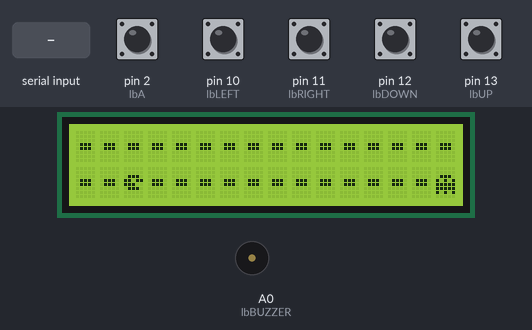
A sketch run on a simulated Arduino Uno, built with avr-gcc and run on an emulated ATmega328P. Shown: 16×2 character LCD, buzzer (waves = sounding, pin HIGH). Inputs (shaded band) come from the test bench; at power-on: pin 2 (lbA), pin 10 (lbLEFT), pin 11 (lbRIGHT), pin 12 (lbDOWN), pin 13 (lbUP) HIGH. What the sketch prints to the serial monitor is not drawn.

Above: at 7.6 s.
7.7 s: pin 11 (lbRIGHT) pulled LOW for 1 s
At 9.9 s:
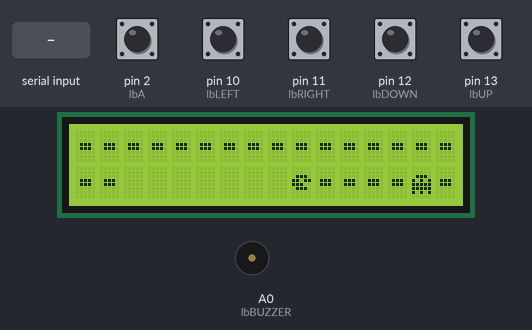
10.2 s: pin 13 (lbUP) pulled LOW for 0.15 s
At 12.3 s:
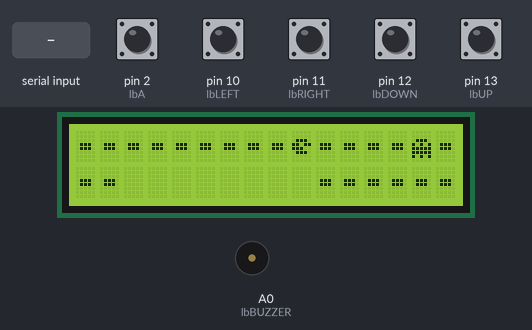
13.3 s: pin 10 (lbLEFT) pulled LOW for 0.15 s
At 13.6 s:
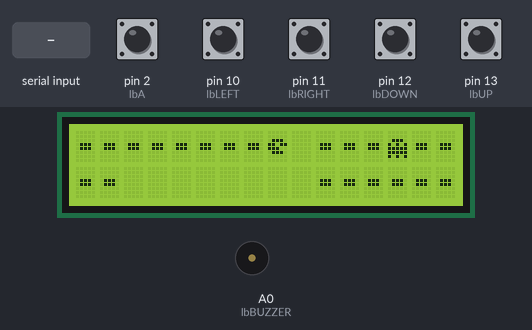
16.4 s: pin 12 (lbDOWN) pulled LOW for 0.15 s
At 18.0 s:
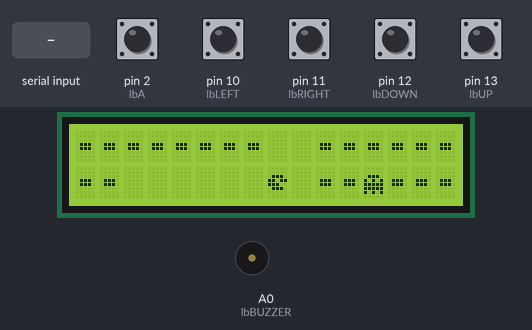
19.5 s: "r" received over Serial
At 20.8 s:
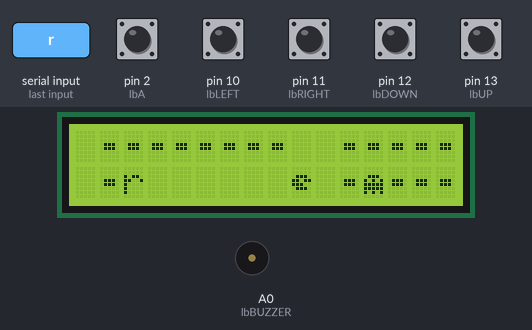
22.5 s: "l" received over Serial
At 23.9 s:
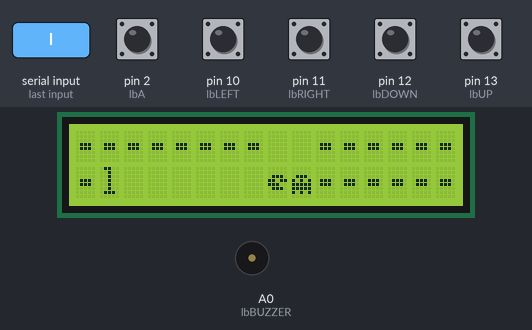
Timing chart, 0 to 25.5 s (numbered marks = the images above; inputs shaded):
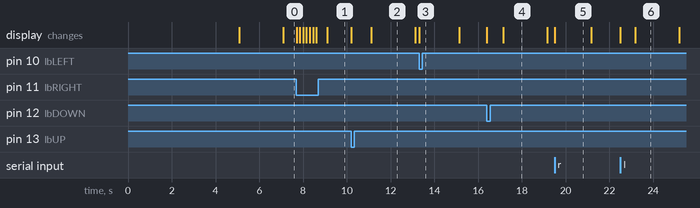

The sketch:

Pacman.ino
```cpp
//Pacman
//Written By: Jean Malha
//http://forum.snootlab.com/viewtopic.php?f=34&t=207
// Modified by Lonely Binary to fit the LCD 1602 Shield

#include <LiquidCrystal.h>


#define VITESSE_PAC 150
#define VITESSE_FANT 2000
#define MAXX 15
#define MAXY 1

#define btnRight     0
#define btnUp        1
#define btnDown      2
#define btnLeft      3
#define btnSelect    4
#define btnNone      5

void(* resetFunc) (void) = 0;
LiquidCrystal lcd(9, 8, 7, 6, 5, 4);

#define lbUP 13
#define lbDOWN 12
#define lbLEFT 10
#define lbRIGHT 11
#define lbA 2
#define lbB 3
#define lbBUZZER A0


// Charactère spécifique pacman
byte pacman[8] = {
  B00000,
  B00000,
  B01110,
  B11011,
  B11100,
  B01110,
  B00000,
  B00000
};

// Charactère spécifique fantome
byte fantome[8] = {
  B00000,
  B00000,
  B01110,
  B10101,
  B11111,
  B11111,
  B10101,
  B00000
};

byte point[8] = {
  B00000,
  B00000,
  B00000,
  B01110,
  B01110,
  B00000,
  B00000,
  B00000
};

// Tableau des points à manger
byte points[MAXX+1][MAXY+1];

int xpac=2; // Position de pacman en X (colone)
int ypac=1; //position de pacmanen y (ligne)
int xfant=15;// Position du fantome en X (colone)
int yfant=0;// Position du fantome en Y (ligne)
byte light=true; //Eclairage
long keystruck=0; //dernier appui sur un bouton
long poursuite=0; //dernier movement du fantome
byte partieEnCours=true; // pour eviter de boucler sur la fin
byte vide=false; // pour tester si tout est manger

byte level=0; // niveau
int score=0; // niveau

void bouge(int x,int y) // fonction pour bouger pacman
{
  int oldx=xpac;
  int oldy=ypac;
  if (((xpac+x)>=0)&((xpac+x)<=MAXX)) xpac=xpac+x; //Si pas sorti d'ecran, on change x
  if (((ypac+y)>=0)&((ypac+y)<=MAXY)) ypac=ypac+y;//Si pas sorti d'ecran, on change y
  lcd.setCursor(xpac,ypac); // On se place en nouvelle position
  lcd.write(byte(0)); // et on pose le caractere 0 (Pacman)
  lcd.setCursor(oldx,oldy); // On se place en ancienne position
  if ((xpac!=oldx)||(ypac!=oldy)) lcd.print(" "); // et on efface Pacman (s'il a bougé)
  if(points[xpac][ypac]){
    points[xpac][ypac]=false; // mange le truc
    score++;
  }
  vide=true;
  for (int i=0; i<=MAXX; i=i+1)
    for (int j=0; j<=MAXY; j=j+1)
      if (points[i][j])  vide=false;
  if ((vide)&&(partieEnCours)) gagne();
}

void perdu(){
  lcd.setCursor(0, 0); // on se place au point 0,0 (1ere ligne, 1er caractere)
  lcd.print("***Game Over****"); // on écrit le début du texte de début
  lcd.setCursor(0, 1); // on se place au point 0,1 (2eme ligne, 1er caractere)
  lcd.print("***");
  lcd.print(score);
  lcd.print("***");
  delay(2000);
  resetFunc();
}

void gagne()
{
  level++;
  lcd.setCursor(0, 0); // on se place au point 0,0 (1ere ligne, 1er caractere)
  lcd.print("*** Next level ***"); // on écrit le début du texte de début
  lcd.setCursor(0, 1); // on se place au point 0,0 (1ere ligne, 1er caractere)
  lcd.print("*** ");
  lcd.print(level,DEC);
  lcd.print(" ***"); // on écrit le début du texte de début
  delay(2000); // 2 secondes de pause
  initLevel(); //reinitialisation du tableau
}

void poursuis() // fonction pour bouger fantome
{
  int oldx=xfant;
  int oldy=yfant;
  if (yfant<ypac) yfant=yfant+1;
  else if (yfant>ypac) yfant=yfant-1;
  else if (xfant<xpac) xfant=xfant+1;
  else if (xfant>xpac) xfant=xfant-1;
  lcd.setCursor(xfant,yfant); // On se place en nouvelle position
  lcd.write(1); // et on pose le caractere 0 (Fantome)
  lcd.setCursor(oldx,oldy); // On se place en ancienne position
  if ((oldx!=xfant)||(oldy!=yfant)) // et on efface Fantome (s'il a bougé)
  {
    if (points[oldx][oldy]) lcd.write(2); // remplacé par un point si pas mangé
    else lcd.print(" "); // remplacé par un espace si déja magé
  }
}

//initialisation du tableau
void initLevel(){
  for (int i=0; i<=MAXX; i=i+1)
    for (int j=0; j<=MAXY; j=j+1){
      points[i][j]=true; //initialisation du tableau des trucs à manger
      lcd.setCursor(i-1, j-1); // on se place au point j,i
      lcd.write(2); // on écrit les points
    }
  lcd.setCursor(xpac,ypac); // On se place en position de départ de pacman
  lcd.write(byte(0)); // et on pose le caractere 0 (Pacman)
  lcd.setCursor(xfant,yfant); // On se place en position de départ du fantome
  lcd.write(1); // et on pose le caractere 1 (fantome)
  poursuite=millis(); // On initialise le timer de poursuite (pour eviter un mouvement immédiat)
  vide=false;
}

void setup() {
  Serial.begin(9600);
  pinMode(lbUP,INPUT_PULLUP);
  pinMode(lbDOWN,INPUT_PULLUP);
  pinMode(lbLEFT,INPUT_PULLUP);
  pinMode(lbRIGHT,INPUT_PULLUP);
  pinMode(lbA,INPUT_PULLUP);
  pinMode(lbB,INPUT_PULLUP);
  pinMode(lbBUZZER,OUTPUT);

  lcd.begin(16, 2);
  lcd.createChar(0, pacman); // creation du caractere pacman et affectation au numéro 0
  lcd.createChar(1, fantome); // creation du caractere de fantome et affectation au numéro 1
  lcd.createChar(2, point); // creation du caractere de point et affectation au numéro 2
  lcd.setCursor(0, 0); // on se place au point 0,0 (1ere ligne, 1er caractere)
  lcd.print("Pacman!"); // on écrit le début du texte de début
  delay (5000); // Splash screen
  initLevel(); // initialisation du tableau
}

void loop() {
  int thisChar = Serial.read();
  switch (thisChar)
  {
  case 'r':
    lcd.scrollDisplayRight();
    break;
  case 'l':
    lcd.scrollDisplayLeft();
    break;
  }
  if ((thisChar>'a')&(thisChar<'z'))
  {
    lcd.setCursor(1,1);
    lcd.write(thisChar);
  }
  if (millis()-keystruck>VITESSE_PAC) // Si plus de 200ms depuis le dernier mouvement de joystick
  {
    int joy=getKey();
    switch (joy)
    {
    case btnNone:
      break;
    case btnLeft:
      Serial.print("Pacman bouge à gauche.\n"); // envoi de controle sur liaison série
      Serial.print(keystruck);
      bouge(-1,0);// déplacement
      keystruck=millis(); // remise à zero du timer de mouvement
      break;
    case btnRight:
      Serial.print("Pacman bouge à droite\n");// envoi de controle sur liaison série
      bouge(1,0);// déplacement
      keystruck=millis(); // remise à zero du timer de mouvement
      break;
    case btnUp:
      Serial.print("Pacman bouge en haut\n");// envoi de controle sur liaison série
      bouge(0,-1);// déplacement
      keystruck=millis(); // remise à zero du timer de mouvement
      break;
    case btnDown:
      Serial.print("Pacman bouge en bas\n");
      bouge(0,1);// déplacement
      keystruck=millis(); // remise à zero du timer de mouvement
      break;
      /*case 4:
       Serial.print("centre\n");
       light=!light; //On inverse le statut d'allumage
       lcd.backLight(light); // on applique
       keystruck=millis(); // remise à zero du timer de mouvement
       break;*/
    default:
      Serial.print(joy); //au cas ou...
      keystruck=millis(); // remise à zero du timer de mouvement
    };
  };
  if (millis()-poursuite>VITESSE_FANT/(level+1)+10)
  {
    poursuis();
    poursuite=millis();
  }
  if ((xpac==xfant)&&(ypac==yfant)&&(partieEnCours))
  {
    perdu();
  }
}


int getKey() {
  if (digitalRead(lbUP) == 0) return  btnUp;
  if (digitalRead(lbDOWN) == 0) return  btnDown;
  if (digitalRead(lbLEFT) == 0) return  btnLeft;
  if (digitalRead(lbRIGHT) == 0) return  btnRight;
  if (digitalRead(lbA) == 0) return  btnSelect;
  return btnNone;
}
```

Measured:
- after the input at 7.7 s, the display: first changes at once (image 1 shows a later state)
- after the input at 10.2 s, the display: first changes at once (image 2 shows a later state)
- after the input at 13.3 s, the display: changes at once (image 3)
- after the input at 16.4 s, the display: first changes at once (image 4 shows a later state)
- after the input at 19.5 s, the display: changes at once (image 5)
- after the input at 22.5 s, the display: first changes at once (image 6 shows a later state)
- what the display in image 2 shows lasts 2.0 s, from 11.1 s to 13.1 s
